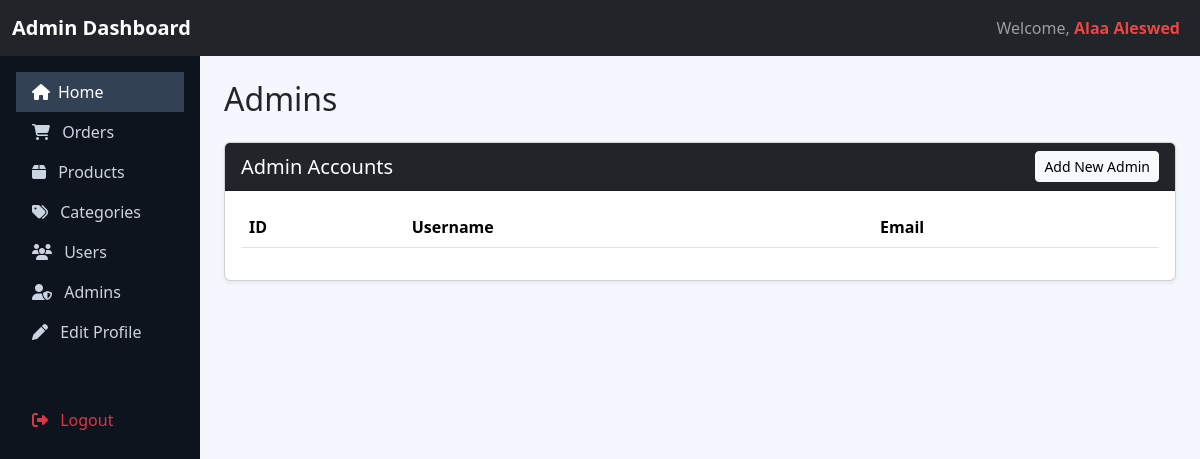
Page /adminDashboard/admins.php on the earlier database version.
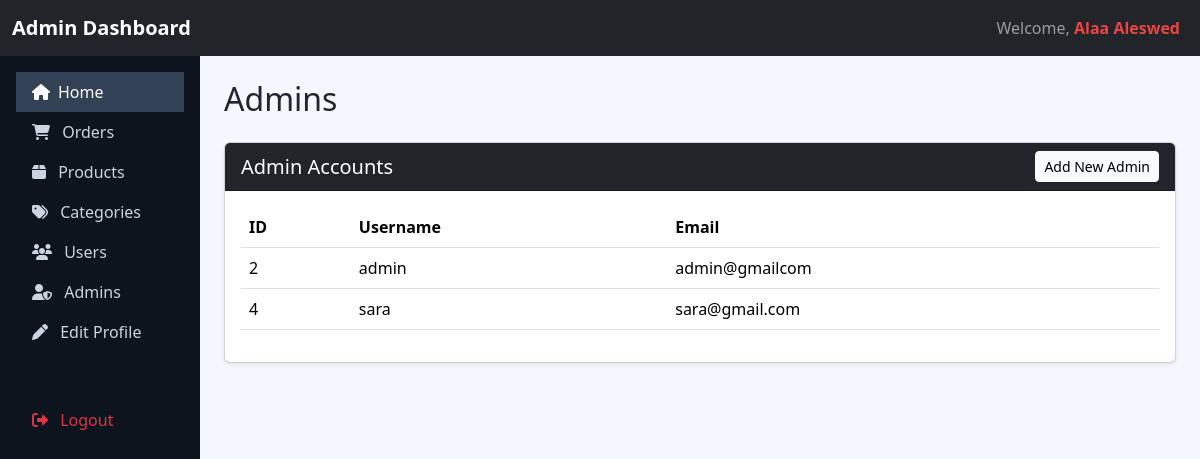
Same page on the later database version.
### tables this page shows
CREATE TABLE `users` (
  `id` int(11) NOT NULL,
  `username` varchar(50) NOT NULL,
  `email` varchar(100) NOT NULL,
  `password` varchar(255) NOT NULL,
  `full_name` varchar(100) DEFAULT NULL,
  `phone` varchar(20) DEFAULT NULL,
  `role` enum('admin','user') DEFAULT 'user',
  `created_at` timestamp NOT NULL DEFAULT current_timestamp()
);

### adminDashboard/admins.php (the view, shortened to what this page needs)
<?php
include 'includes/header.php';
include 'includes/sidebar.php';
$db = Database::getInstance();
$conn = $db->getConnection();
$stmt = $conn->prepare("SELECT id, username, email FROM users WHERE role = 'admin'");
$stmt->execute();
$admins = $stmt->fetchAll();
?>
<main class="col-md-9 ms-sm-auto col-lg-10 px-md-4 py-4">
    <h2 class="mb-4">Admins</h2>
    <div class="card shadow-sm">
        <div class="card-header bg-dark text-white d-flex justify-content-between align-items-center">
            <h5 class="mb-0">Admin Accounts</h5>
            <a href="add_admin.php" class="btn btn-sm btn-light">
                Add New Admin
            </a>
        </div>
        <div class="card-body">
            <div class="table-responsive">
                <table class="table table-hover">
                    <thead>
                        <tr>
                            <th>ID</th>
                            <th>Username</th>
                            <th>Email</th>
                        </tr>
                    </thead>
                    <tbody>
                        <?php foreach ($admins as $admin): ?>
                            <tr>
                                <td><?= htmlspecialchars($admin['id']) ?></td>
                                <td><?= htmlspecialchars($admin['username']) ?></td>
                                <td><?= htmlspecialchars($admin['email']) ?></td>
                            </tr>
                        <?php endforeach; ?>
                    </tbody>
                </table>
            </div>
        </div>
    </div>
</main>
</div>
</body>
</html>

Differences in the rows shown:
added users: id "2", username "admin", email "admin@gmailcom"
added users: id "4", username "sara", email "sara@gmail.com"
